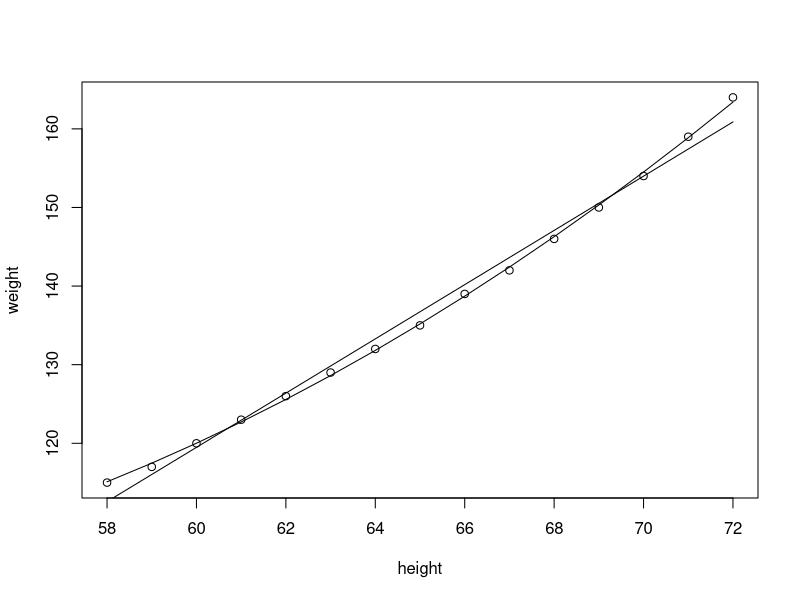
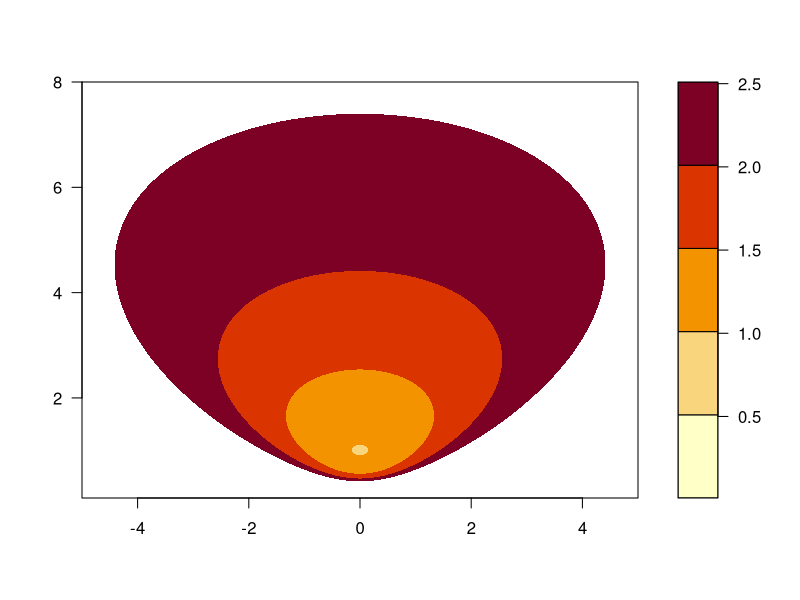

Source code (R) for these figures, in order:
# 4-1
res<- lm(weight ~ height, data=women)
res2<- lm(weight ~ poly(height, 2, raw=TRUE), data=women)
plot(women)
lines(women$height, fitted(res))
lines(women$height, fitted(res2))
summary(res)
summary(res2)
AIC(res, res2)

# 4-4
x <- seq(-5, 5, length=1000)
y <- seq(0.1, 8, length=1000)
z <- outer(x, y, function(x, y) x^2/(2*y^2)+log(y)+(1/y^2+1)/2)
filled.contour(x, y, z, levels=seq(0.01, 3, by=0.5))
